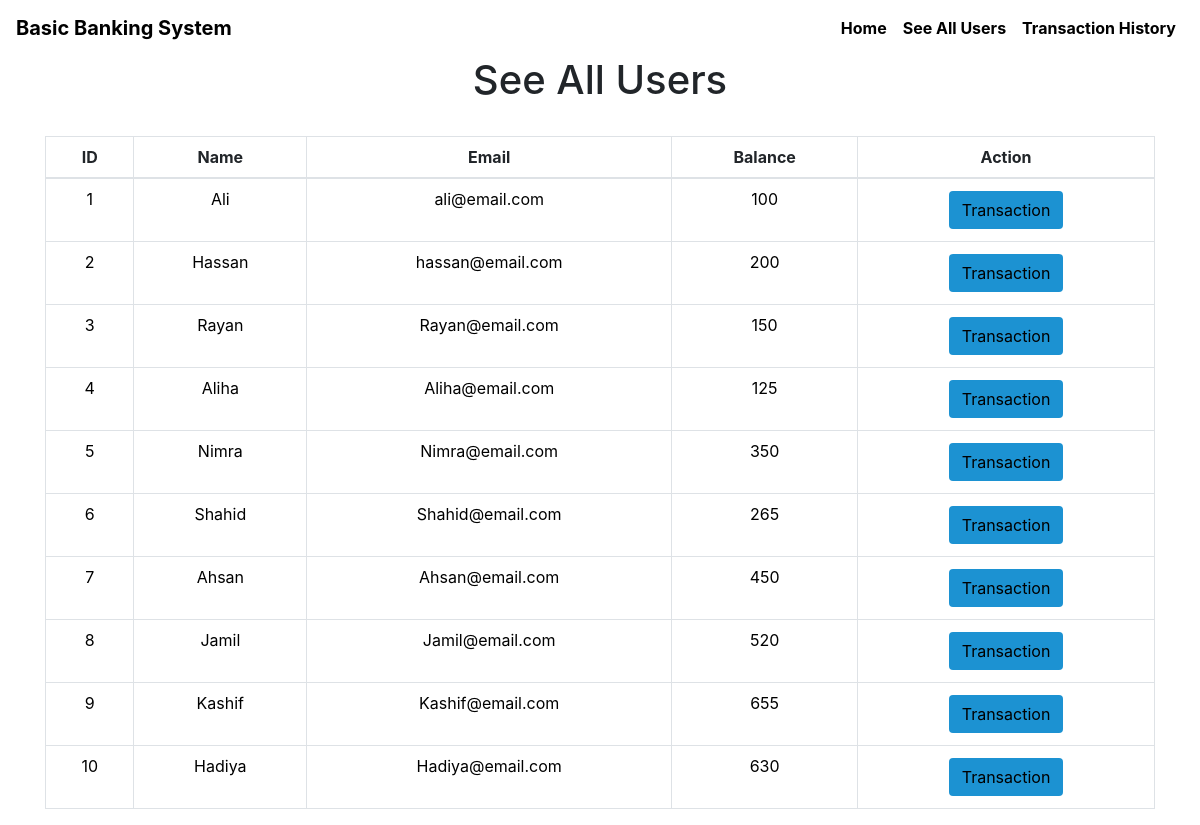
Page /see_all_users.php on the committed database.
### tables this page shows
CREATE TABLE `users` (
  `id` int(3) NOT NULL,
  `name` text NOT NULL,
  `email` varchar(30) NOT NULL,
  `balance` int(8) NOT NULL
);

### see_all_users.php (the view, shortened to what this page needs)
<!DOCTYPE html>
<html lang="en">
<head>
    <link rel="stylesheet" href="https://maxcdn.bootstrapcdn.com/bootstrap/4.0.0/css/bootstrap.min.css">
    <link rel="stylesheet" type="text/css" href="css/table.css">
</head>
<body>
<?php
    include 'config.php';
    $sql = "SELECT * FROM users";
    $result = mysqli_query($conn,$sql);
?>
<?php
  include 'navbar.php';
?>
<div class="container">
        <h2 class="text-center">See All Users</h2>
        <br>
            <div>
                <div>
                    <div>
                    <table class="table table-condensed table-bordered">
                        <thead>
                            <tr>
                            <th scope="col" class="text-center py-2">ID</th>
                            <th scope="col" class="text-center py-2">Name</th>
                            <th scope="col" class="text-center py-2">Email</th>
                            <th scope="col" class="text-center py-2">Balance</th>
                            <th scope="col" class="text-center py-2">Action</th>
                            </tr>
                        </thead>
                        <tbody>
                <?php
                    while($rows=mysqli_fetch_assoc($result)){
                ?>
                    <tr style="color : black;">
                        <td class="py-2"><?php echo $rows['id'] ?></td>
                        <td class="py-2"><?php echo $rows['name']?></td>
                        <td class="py-2"><?php echo $rows['email']?></td>
                        <td class="py-2"><?php echo $rows['balance']?></td>
                        <td><a href="transfer_to_user.php?id= <?php echo $rows['id'] ;?>"> <button type="button" class="btn" style="background-color : #1c92d2;">Transaction</button></a></td>
                    </tr>
                <?php
                    }
                ?>
                </tbody>
                </table>
                </div>
                </div>
            </div>
         </div>
</body>
</html>

### navbar.php (shortened to what this page needs)
<nav class="navbar navbar-expand-md">
      <a class="navbar-brand" href="index.php" style="color : #000;"><b>Basic Banking System</b></a>
      <div class="collapse navbar-collapse" id="collapsibleNavbar">
            <ul class="navbar-nav ml-auto">
              <li class="nav-item">
                <a class="nav-link" href="index.php" style="color: #000;"><b>Home</b></a>
              </li>
              <li class="nav-item">
                <a class="nav-link" href="see_all_users.php" style="color : #000;"><b>See All Users</b></a>
              </li>
              <li class="nav-item">
                <a class="nav-link" href="history_of_transaction.php" style="color : #000;"><b>Transaction History</b></a>
              </li>
          </div>
</nav>

### css/table.css (style rules this page uses)
* { padding: 0; margin: 0; box-sizing: border-box; }
h2 { font-size: 40px; }
td { text-align: center; }
button { border: none; }

### rows in the picture
users: id "1", name "Ali", email "ali@email.com", balance "100"
users: id "2", name "Hassan", email "hassan@email.com", balance "200"
users: id "3", name "Rayan", email "Rayan@email.com", balance "150"
users: id "4", name "Aliha", email "Aliha@email.com", balance "125"
users: id "5", name "Nimra", email "Nimra@email.com", balance "350"
users: id "6", name "Shahid", email "Shahid@email.com", balance "265"
users: id "7", name "Ahsan", email "Ahsan@email.com", balance "450"
users: id "8", name "Jamil", email "Jamil@email.com", balance "520"
users: id "9", name "Kashif", email "Kashif@email.com", balance "655"
users: id "10", name "Hadiya", email "Hadiya@email.com", balance "630"
